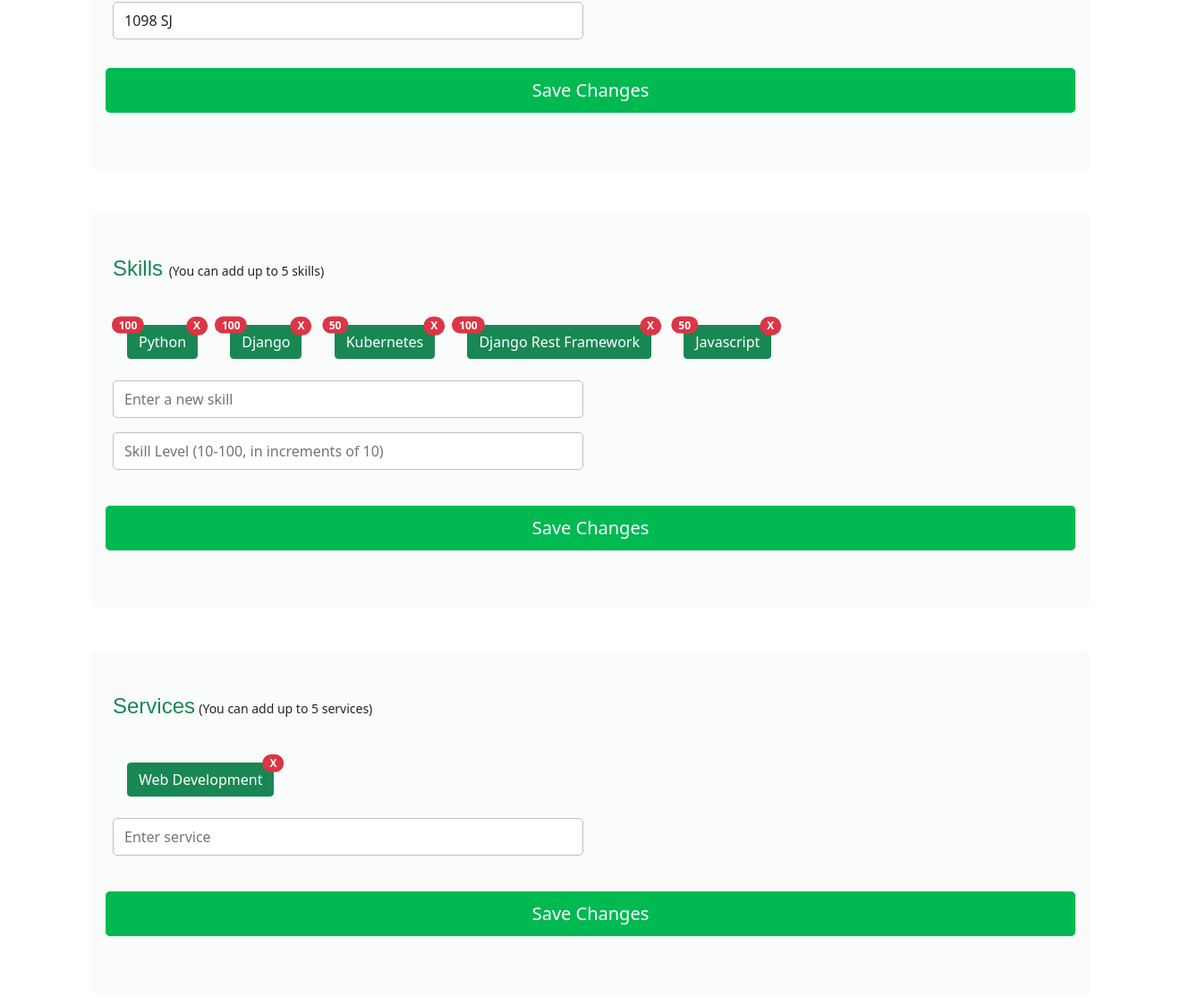
Before: /accounts/innovator/edit-profile (signed in, middle part) with the older database file.
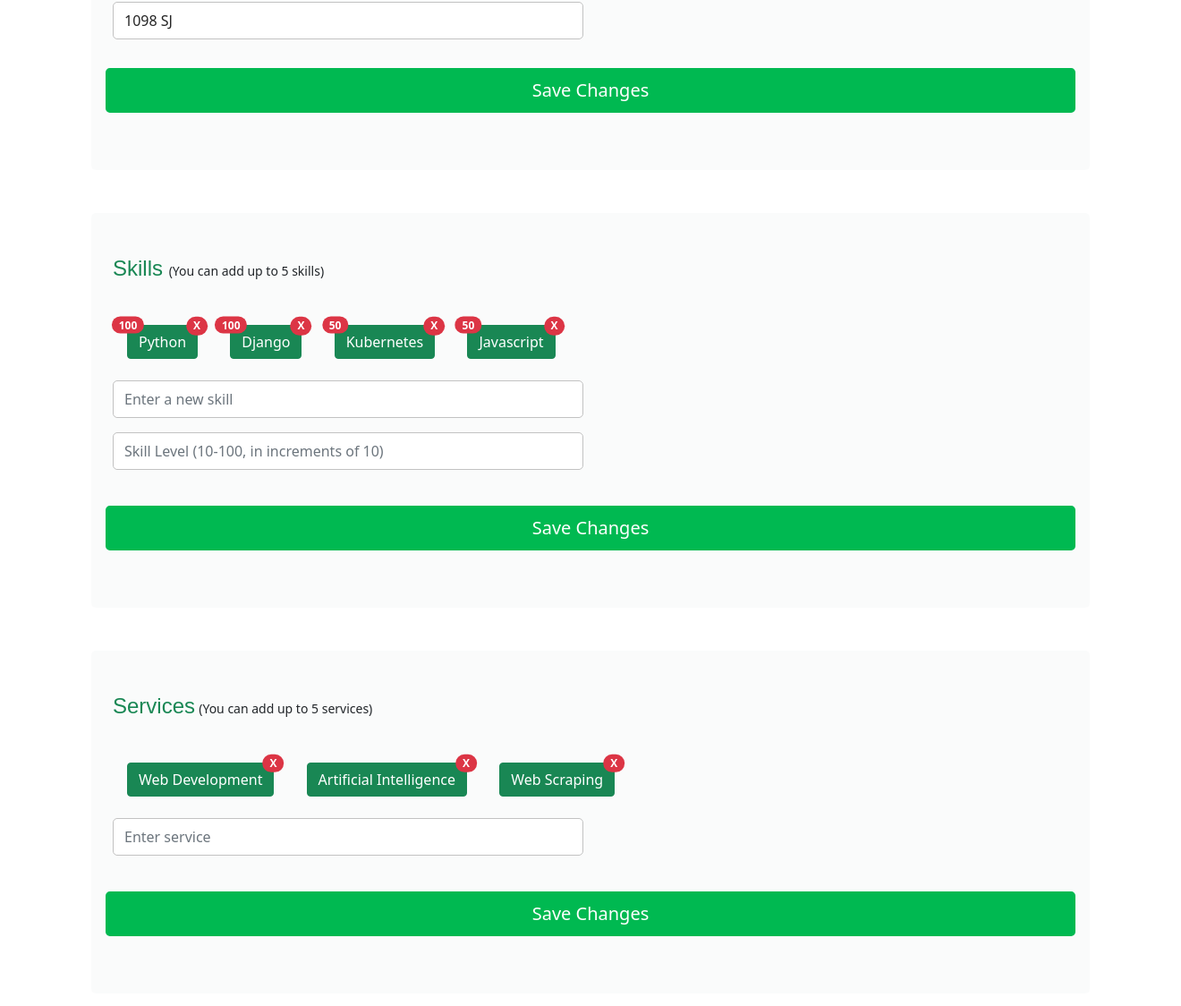
After: the same page with the newer database file.
### accounts/models.py (models this page shows, shortened)
class BaseUser(AbstractBaseUser, PermissionsMixin):
    last_name =                     models.CharField(max_length=256, null=True, blank=True)
    first_name =                    models.CharField(max_length=256, null=True, blank=True)
    middle_name =                   models.CharField(max_length=256, null=True, blank=True)
    username =                      models.CharField(max_length=256, unique=True, blank=True)
    date_of_birth =                 models.DateField(null=True, blank=True)
    email =                         models.EmailField(max_length=128, unique=True, blank=True)
    bio =                           models.CharField(max_length=100, null=True, blank=True)
    pfp =                           models.ImageField(upload_to=upload_location_pfp, blank=True, null=True)
    city =                          models.CharField(max_length=128, blank=True, null=True)
    state =                         models.CharField(max_length=128, blank=True, null=True)
    country =                       CountryField(max_length=255, null=True, blank=True)
    address =                       models.CharField(max_length=128, blank=True, null=True)
    phone_num =                     PhoneNumberField(null=True, blank=True, verbose_name="Phone Number", unique=True)
    zipcode =                       models.CharField(null=True, blank=True, max_length=255)
    date_joined =                   models.DateTimeField(auto_now_add=True)
    last_login =                    models.DateTimeField(auto_now=True)
    updated_at =                    models.DateTimeField(auto_now=True)
    facebook =                      models.URLField(default='https://facebook.com/')
    twitter =                       models.URLField(default='https://twitter.com/')
    instagram =                     models.URLField(default='https://instagram.com/')
    linkedin =                      models.URLField(default='https://linkedin.com/')
    website =                       models.URLField(default='https://company.com/')
    is_admin =                      models.BooleanField(default=False)
    is_staff =                      models.BooleanField(default=False)
    is_active =                     models.BooleanField(default=True)
    is_superuser =                  models.BooleanField(default=False)
    is_verified =                   models.BooleanField(default=False)
    signup_confirmation =           models.BooleanField(default=False)
    signup_with_google =            models.BooleanField(default=False)
    USERNAME_FIELD = "email"
    REQUIRED_FIELDS = ['username', ]
    objects = BaseUserMgr()
    def __str__(self):
        return self.username

class InnovatorSkill(models.Model):
    skill_id = models.IntegerField(primary_key=True)
    innovator = models.ForeignKey(Innovator, null=True, on_delete=models.CASCADE)
    skill = models.CharField(max_length=255, null=True, blank=True)
    skill_value = models.IntegerField(null=True, blank=True)

class Service(models.Model):
    innovator = models.ForeignKey(Innovator, null=True, on_delete=models.CASCADE)
    service = models.CharField(max_length=255, null=True, blank=True, unique=True)

### accounts/views.py (the view)
# urls.py: path('innovator/edit-profile', views.edit_profile, name='edit_profile'),
def edit_profile(request):
    try:
        innovator = Innovator.objects.get(user__username=request.user.username)
    except Innovator.DoesNotExist:
        return HttpResponse('You are unable to access this page because you are not an innovator.')
    user = BaseUser.objects.get(username=request.user.username)
    user_info = BaseUser.objects.get(username=request.user.username)
    if not request.user.is_authenticated:
        return redirect('accounts:innovator_login')
    if request.method == 'POST' and 'user_p_form' in request.POST:
        user_p_data = {
            'username': request.POST.get('username'),
            'email': request.POST.get('email'),
            'first_name': request.POST.get('first_name'),
            'last_name': request.POST.get('last_name'),
            'middle_name': request.POST.get('middle_name'),
            'pfp': request.POST.get('pfp'),
            'phone_num': request.POST.get('phone_num'),
            'date_of_birth': request.POST.get('date_of_birth'),
            'bio': request.POST.get('bio')
        }
        user_p_info = UpdatePersonalProfileForm(user_p_data, request.FILES, instance=request.user)
        if user_p_info.is_valid():
            user_obj = user_p_info.save(commit=False)
            if user_p_info.cleaned_data['pfp']:
                user_obj.pfp = user_p_info.cleaned_data['pfp']
            if user.date_of_birth:
                user_obj.date_of_birth = user.date_of_birth
            user_obj.save()
            return redirect('accounts:profile')
        else:
            print(user_p_info.errors.as_data())
    else:
        user_p_info = UpdatePersonalProfileForm()
    if request.method == 'POST' and 'user_r_form' in request.POST:
        user_r_data = {
            'city': request.POST.get('city'),
            'state': request.POST.get('state'),
            'country': request.POST.get('country'),
            'address': request.POST.get('address'),
            'zipcode': request.POST.get('zipcode')
        }
        user_r_info = UpdateUserResidentialInfoForm(user_r_data, instance=request.user)
        if user_r_info.is_valid():
            user_r_info.save()
            return redirect('accounts:profile')
        else:
            print(user_r_info.errors.as_data())
    else:
        user_r_info = UpdateUserResidentialInfoForm()
    if request.method == 'POST' and 'user_skill_form' in request.POST:
        context = {}
        skill_form = UpdateUserSkillsForm(request.POST)
        if skill_form.is_valid():
            if not InnovatorSkill.objects.filter(skill=skill_form.cleaned_data.get('skill')).exists():
                if skill_form.cleaned_data.get('skill'):
                    if Innovator.objects.get(user__username=request.user.username).innovatorskill_set.all().count() < 5:
                        skill_obj = skill_form.save(commit=False)
                        skill_obj.innovator = Innovator.objects.get(user__username=request.user.username)
                        skill_obj.save()
                    else:
                        messages.error(request, 'You can only add a maximum of 5 skills')
            else:
                skill_form.add_error('skill', 'This skill already exists.')
        else:
            print('SKILLS ERRORS: ', skill_form.errors)
    else:
        skill_form = UpdateUserSkillsForm()
    if request.method == 'POST' and 'user_s_form' in request.POST:
        user_s_data = {
            'facebook': request.POST.get('facebook'),
            'linkedin': request.POST.get('linkedin'),
            'twitter': request.POST.get('twitter'),
            'instagram': request.POST.get('instagram'),
            'website': request.POST.get('website')
        }
        user_s_info = UpdateUserSocialsForm(user_s_data, instance=request.user)
        if user_s_info.is_valid():
            user_s_info.save()
            return redirect('accounts:profile')
        else:
            print(user_s_info.errors.as_data())
    else:
        user_s_info = UpdateUserSocialsForm()
    user = request.user
    if request.method == 'POST' and 'password_change' in request.POST:
        change_password_form = ChangePasswordForm(user, request.POST)
        if change_password_form.is_valid():
            change_password_form.save()
            return redirect('accounts:edit_profile')
        else:
            print('ERRORS: ', change_password_form.errors.as_data())
    else:
        change_password_form = ChangePasswordForm(user)
    if request.method == 'POST' and 'service_form' in request.POST:
        service_form = UpdateUserServiceForm(request.POST)
        if service_form.is_valid():
            if not Service.objects.filter(service=service_form.cleaned_data.get('service')).exists():
                if service_form.cleaned_data.get('service'):
                    if Innovator.objects.get(user__username=request.user.username).service_set.all().count() < 5:
                        service_obj = service_form.save(commit=False)
                        service_obj.innovator = Innovator.objects.get(user__username=request.user.username)
                        service_obj.save()
                    else:
                        messages.error(request, 'You can only add a maximum of 5 services')
            else:
                service_form.add_error('service', 'This skill already exists.')
        else:
            print('SERVICES FORM ERRORS: ', service_form.errors.as_data())
    else:
        service_form = UpdateInnovatorServicesForm()
    return render(request, 'accounts/edit_profile.html', {
        'user_form': user,
        'user': user,
        'user_p_info_form': user_p_info,
        'user_r_info_form': user_r_info,
        'user_s_info_form': user_s_info,
        'change_password_form': change_password_form,
        'user_skill_form': skill_form,
        'user_skills': Innovator.objects.get(user__username=request.user).innovatorskill_set.all(),
        'user_services': Innovator.objects.get(user__username=request.user).service_set.all(),
        'user_service_form': service_form,
        'innovator': Innovator.objects.get(user__username=request.user.username)
    })

### accounts/forms.py
class UpdateUserResidentialInfoForm(forms.ModelForm):
    city = forms.CharField(
                               required=False,
                               widget=forms.TextInput())
    state = forms.CharField(required=False,
                             widget=forms.TextInput())
    country = CountryField(blank=True)
    address = forms.CharField(required=False,
                             widget=forms.TextInput())
    zipcode = forms.CharField(required=False)
    class Meta:
        model = BaseUser
        fields = ['city', 'state', 'country', 'address', 'zipcode']

### accounts/templates/accounts/edit_profile.html (shortened to what this page needs)
{% extends 'base.html' %}
{% load static %}
{% block content %}
<!DOCTYPE html>
<html lang="en">
<head>
<link href="https://cdn.jsdelivr.net/npm/bootstrap@5.1.3/dist/css/bootstrap.min.css" rel="stylesheet">
</head>
<body>
<link rel="stylesheet" href="https://cdnjs.cloudflare.com/ajax/libs/font-awesome/5.13.1/css/all.min.css" />
<div class="container">
<div class="row">
<div class="col-12">
<div class="row mb-5 gx-5">
<div class="col-xxl-12 mb-3 mb-xxl-0">
<div class="bg-secondary-soft px-4 py-5 rounded mt-5">
    <form method="post" action="{% url 'accounts:edit_profile' %}" class="row g-3">
        <div class="col-md-6">
        <input type="text" class="form-control" placeholder="" aria-label="Address" value={% if user.zipcode %} "{{ user.zipcode }}" {% else %} "" {% endif %} name="zipcode" id="zipcode">
        </div>
        <button name="user_r_form" type="submit" class="btn btn-success btn-lg">Save Changes</button>
    </form>
    </div>
    <div class="bg-secondary-soft px-4 py-5 rounded mt-5">
    <div class="d-inline">
        <h4 class="mb-4 mt-0 text-success d-inline">
        Skills
      </h4>
      <small class="d-inline">(You can add up to 5 skills)</small>
    </div>
    <div class="mt-5">
      {% for skill in user_skills %}
      <button type="button" class="btn btn-success position-relative mx-3" id="element-to-hover">
        <span id="skill-field">{{ skill.skill }}</span>
        <span class="position-absolute bottom-50 start-0 translate-middle badge rounded-pill bg-danger" id="cancel">
          <span class="skill_btn" onmouseover="Cancel()" data-skill-id="{{ skill.skill_id }}">{{ skill.skill_value }}</span>
        </span>
        <a class="position-absolute top-0 start-100 translate-middle badge rounded-pill bg-danger skill_btn"
       data-skill-id="{{ skill.skill_id }}"
       href="{% url 'accounts:remove_skill' skill.skill_id %}" style="text-decoration: none;color: white;">
      X
    </a>
      </button>
      {% endfor %}
  </div>
    <form method="post" action="{% url 'accounts:edit_profile' %}" class="row g-3 form-container" id="myForm">
        <div class="col-md-6">
          <input type="text" class="form-control" placeholder="Enter a new skill" aria-label="Skill" id="skill" name="skill">
          <div class="col-md-12">
            <input type="number" class="form-control" name="skill_value" id="skill_value" placeholder="Skill Level (10-100, in increments of 10)">
          </div>
        </div>
          <button name="user_skill_form" type="submit" class="btn btn-success btn-lg mt-2">Save Changes</button>
    </form>
    </div>
    <div class="bg-secondary-soft px-4 py-5 rounded mt-5">
        <div class="d-inline">
      <div class="d-inline">
        <h4 class="d-inline mt-0 text-success">Services</h4>
      <small class="d-inline">(You can add up to 5 services)</small>
      </div>
      <div class="mt-5">
        {% for service in user_services %}
        <button type="button" class="btn btn-success position-relative mx-3" id="element-to-hover">
          <span id="skill-field">{{ service.service }}</span>
          <a class="position-absolute top-0 start-100 translate-middle badge rounded-pill bg-danger skill_btn"
         data-skill-id="{{ service.pk }}"
         href="{% url 'accounts:remove_service' service.pk %}" style="text-decoration: none;color: white;">
        X
      </a>
        </button>
        {% endfor %}
    </div>
      <form method="post" action="{% url 'accounts:edit_profile' %}" class="row g-3">
        <div class="col-md-6">
            <input type="text" class="form-control" placeholder="Enter service" aria-label="Service" id="service" name="service">
          </div>
            <button name="service_form" type="submit" class="btn btn-success btn-lg mt-2">Save Changes</button>
      </form>
      </div>
</div>
</div>
</div>
</div>
</div>
</div>
</body>
</html>
{% endblock content %}

### templates/base.html (shortened to what this page needs)
{% load static %}
<!doctype html>
<html lang="en" class="no-js">
<head>
    <link rel="stylesheet" href="https://cdnjs.cloudflare.com/ajax/libs/font-awesome/6.4.0/css/all.min.css">
	<link rel="stylesheet" href="{% static 'css/materialdesignicons.css' %}">
	<link rel="stylesheet" href="{% static 'css/bootstrap-grid.css' %}">
	<link rel="stylesheet" href="{% static 'css/fancybox.css' %}">
	<link rel="stylesheet" href="{% static 'css/style.css' %}">
</head>
<body class="home navbar-sticky">
    <main class="site-section section-main dottedd-pattern dotted-pattern-top-lefdt">
        {% block content %}
        {% endblock %}
    </main>
</body>
</html>

### accounts/templates/accounts/edit_profile.html (style rules this page uses)
.bg-secondary-soft { background-color: rgba(208, 212, 217, 0.1) !important; }
.rounded { border-radius: 5px !important; }
.py-5 { padding-top: 3rem !important; padding-bottom: 3rem !important; }
.px-4 { padding-right: 1.5rem !important; padding-left: 1.5rem !important; }
.form-control { display: block; width: 100%; padding: 0.5rem 1rem; font-size: 0.9375rem; font-weight: 400; line-height: 1.6; color: #29292e; background-color: #fff; background-clip: padding-box; border: 1px solid #e5dfe4; -webkit-appearance: none; -moz-appearance: none; appearance: none; border-radius: 5px; -webkit-transition: border-color 0.15s ease-in-out, -webkit-box-shadow 0.15s ease-in-out; transition: border-color 0.15s ease-in-out, -webkit-box-shadow 0.15s ease-in-out; transition: border-color 0.15s ease-in-out, box-shadow 0.15s ease-in-out; transition: border-color 0.15s ease-in-out, box-shadow 0.15s ease-in-out, -webkit-box-shadow 0.15s ease-in-out; }

Changed rows visible on the page:
removed InnovatorSkill: skill "Django Rest Framework", skill_value "100"
added Service: service "Artificial Intelligence"
added Service: service "Web Scraping"
